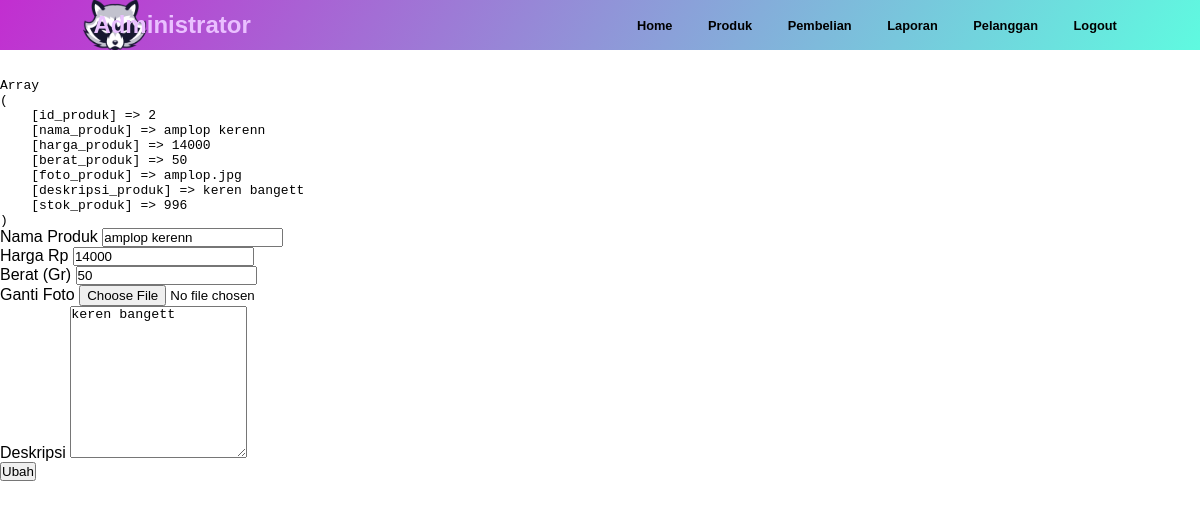
Screenshot of /admin/index.php?halaman=ubahproduk&id=2 (signed in) with the database file from the repository.
### tables this page shows
CREATE TABLE `produk` (
  `id_produk` int(11) NOT NULL,
  `nama_produk` varchar(100) NOT NULL,
  `harga_produk` int(11) NOT NULL,
  `berat_produk` int(11) NOT NULL,
  `foto_produk` varchar(100) NOT NULL,
  `deskripsi_produk` text NOT NULL,
  `stok_produk` int(5) NOT NULL
);

### admin/ubahproduk.php (the view, shortened to what this page needs)
<h2>Ubah Produk</h2>
<?php
$ambil=$koneksi->query("SELECT * FROM produk WHERE id_produk='$_GET[id]'");
$pecah= $ambil->fetch_assoc();
echo "<pre>";
print_r($pecah);
echo "</pre>";
?>
<form method="post" enctype="multipart/form-data">
	<div class="form-group">
		<label>Nama Produk</label>
		<input type="text" name="nama" class="form-control" value="<?php echo $pecah['nama_produk'] ?>">
	</div>
	<div class="form-group">
		<label>Harga Rp</label>
		<input type="number" class="from-control" name="harga" value="<?php echo $pecah['harga_produk']; ?>">
	</div>
	<div class="form-group">
		<label>Berat (Gr)</label>
		<input type="number" class="from-control" name="berat" value="<?php echo $pecah['berat_produk']; ?>">
	</div>
	<div class="form-group">
		<label>Ganti Foto</label>
		<input type="file" name="foto" class="form-control">
	</div>
	<div class="form-group">
		<label>Deskripsi</label>
		<textarea name="deskripsi" class="form-control" rows="10"><?php echo $pecah['deskripsi_produk']; ?></textarea>
	</div>
	<button class="btn btn-primary" name="ubah">Ubah</button>
</form>

### admin/assets/css/custom.css (style rules this page uses)
* { margin: 0; padding: 0; }
body { font-family: sans-serif; overflow-x: hidden; }
h2 { position: relative; right: 220px; }

### rows the page displays
produk: nama "amplop kerenn", harga "14000", berat "50", deskripsi "keren bangett"
